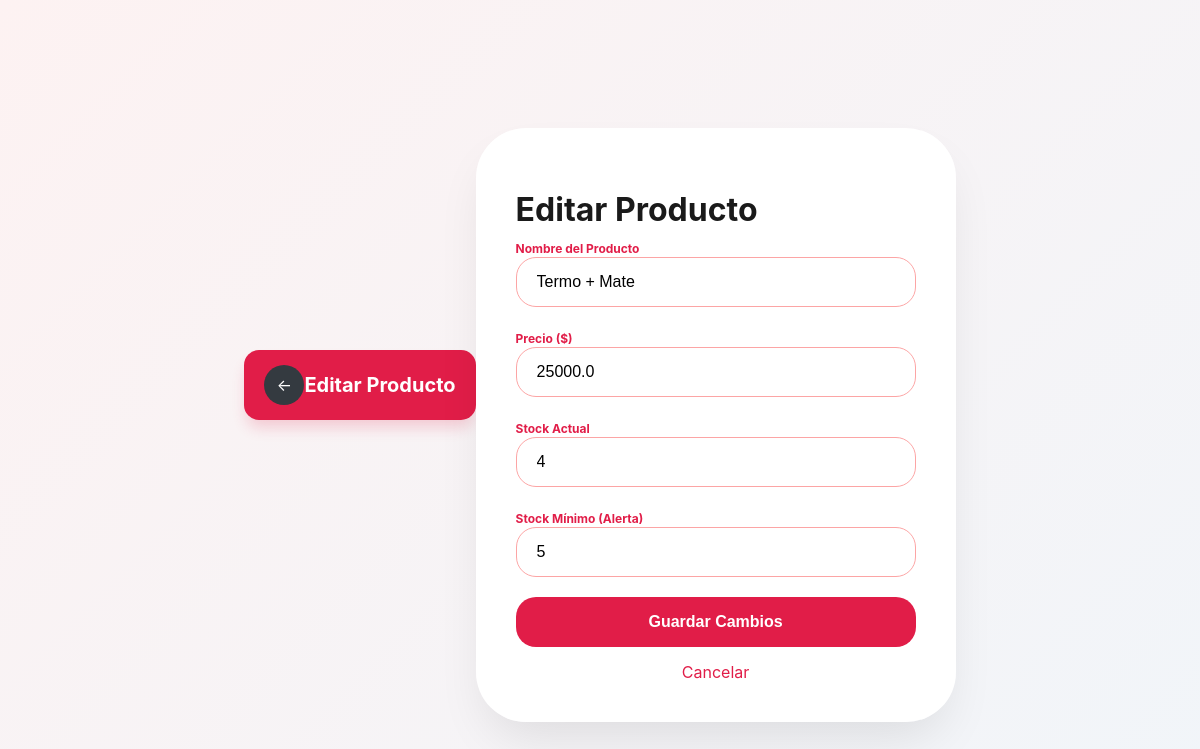
The app's page /editar/5 (signed in) with its own data.
### tables this page shows
CREATE TABLE productos (
            id INTEGER PRIMARY KEY AUTOINCREMENT,
            nombre TEXT NOT NULL,
            stock INTEGER NOT NULL,
            stock_minimo INTEGER NOT NULL,
            precio REAL NOT NULL
        , categoria TEXT DEFAULT 'General');

### main.py (the view, shortened to what this page needs)
@app.route('/editar/<int:id>', methods=['GET', 'POST'])
@login_required
def editar(id):
    conn = conectar()
    producto = conn.execute('SELECT * FROM productos WHERE id = ?', (id,)).fetchone()
    conn.close()
    return render_template('editar.html', p=producto)

### main.py (called while the page is built)
@login_manager.user_loader
def load_user(user_id):
    return User(user_id)

def conectar():
    base_dir = os.path.abspath(os.path.dirname(__file__))
    db_path = os.path.join(base_dir, 'libreria.db')
    conn = sqlite3.connect(db_path)
    conn.row_factory = sqlite3.Row
    return conn

### templates/editar.html (shortened to what this page needs)
<!DOCTYPE html>
<html lang="es">
<head>
    <link rel="stylesheet" href="{{ url_for('static', filename='css/style.css') }}">
</head>
<header class="header-hada">
    <div style="display: flex; align-items: center;">
        <a href="/" class="btn-volver">←</a>
        <h1 style="margin:0; font-size: 20px;">Editar Producto</h1>
    </div>
</header>
<body class="auth-body">
    <div class="auth-card" style="height: auto; padding: 40px; margin-top: 50px;">
        <h1 class="auth-title">Editar Producto</h1>
        <form action="/editar/{{ p.id }}" method="POST">
            <div class="auth-input-group">
                <label style="font-size: 12px; font-weight: bold; color: var(--rojo-hada);">Nombre del Producto</label>
                <input type="text" name="nombre" class="auth-input" value="{{ p.nombre }}" required>
            </div>
            <div class="auth-input-group">
                <label style="font-size: 12px; font-weight: bold; color: var(--rojo-hada);">Precio ($)</label>
                <input type="number" step="0.01" name="precio" class="auth-input" value="{{ p.precio }}" required>
            </div>
            <div class="auth-input-group">
                <label style="font-size: 12px; font-weight: bold; color: var(--rojo-hada);">Stock Actual</label>
                <input type="number" name="stock" class="auth-input" value="{{ p.stock }}" required>
            </div>
            <div class="auth-input-group">
                <label style="font-size: 12px; font-weight: bold; color: var(--rojo-hada);">Stock Mínimo (Alerta)</label>
                <input type="number" name="stock_minimo" class="auth-input" value="{{ p.stock_minimo }}" required>
            </div>
            <button type="submit" class="auth-btn">Guardar Cambios</button>
            <a href="/" style="display:block; text-align:center; margin-top:15px; color:var(--rojo-hada); text-decoration:none;">Cancelar</a>
        </form>
    </div>
</body>
</html>

### static/css/style.css (style rules this page uses)
:root { --rojo-hada: #e11d48; --rojo-oscuro: #9f1239; --blanco: #ffffff; --gris-fondo: #f1f5f9; --texto: #334155; }
body { background-color: var(--gris-fondo); font-family: 'Inter', sans-serif; margin: 0; color: var(--texto); }
.header-hada { background: var(--rojo-hada); color: white; padding: 20px; border-radius: 15px; display: flex; justify-content: space-between; align-items: center; margin-bottom: 30px; box-shadow: 0 10px 15px -3px rgba(225, 29, 72, 0.2); }
input { padding: 12px; border: 1px solid #e2e8f0; border-radius: 8px; outline: none; }
.auth-body { background: linear-gradient(135deg, #fdf2f2 0%, #f1f5f9 100%); display: flex; justify-content: center; align-items: center; min-height: 100vh; margin: 0; background-attachment: fixed; }
.auth-card { background: rgba(255, 255, 255, 0.95); width: 100%; max-width: 400px; height: 800px; border-radius: 50px; box-shadow: 0 25px 50px -12px rgba(0, 0, 0, 0.1); overflow: hidden; position: relative; display: flex; flex-direction: column; backdrop-filter: blur(10px); }
.auth-title { font-size: 32px; font-weight: 700; color: #1a1a1a; margin-bottom: 8px; }
.auth-input-group { margin-bottom: 20px; }
.auth-input { width: 100%; padding: 15px 20px; border: 1.5px solid #fca5a5; border-radius: 20px; font-size: 16px; box-sizing: border-box; outline: none; transition: all 0.3s; }
.auth-btn { background: var(--rojo-hada); color: white; width: 100%; padding: 16px; border-radius: 20px; border: none; font-size: 16px; font-weight: 600; cursor: pointer; display: flex; justify-content: center; align-items: center; gap: 10px; margin-top: 10px; }
.btn-volver { background: #343a40 !important; color: white !important; display: flex; align-items: center; justify-content: center; width: 40px; height: 40px; border-radius: 50%; text-decoration: none; }
.header-hada { display: flex; align-items: center; padding: 15px 20px; }

### records on screen
productos: nombre "Termo + Mate", precio "25000.0", stock "4", stock_minimo "5"
